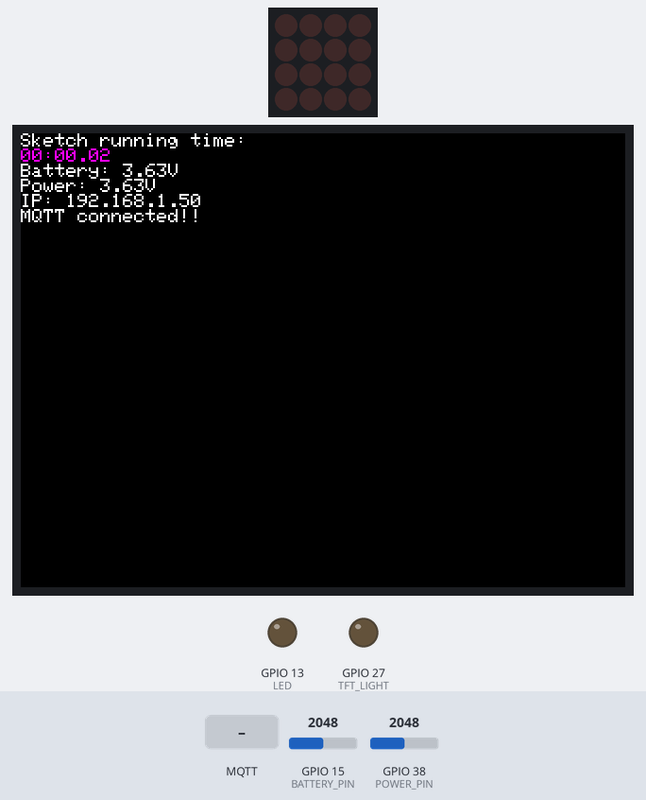
Recording of a sketch running on a simulated ESP32. Parts: 4×4 LED matrix, 320×240 colour display, output pins drawn as LEDs (lit = HIGH). Inputs (shaded band) come from the test bench; at power-on: GPIO 15 (BATTERY_PIN) = 2048, GPIO 38 (POWER_PIN) = 2048. WiFi joins after 1.5 s; servers stay silent unless stated; no MQTT or app messages arrive unless stated; not simulated (calls return 0 or success): Passwords.h; what the sketch prints to the serial monitor is not drawn.

Above: at 4.0 s.
4.1 s: MQTT message "ON" arrives on the third subscribed topic
At 5.8 s:
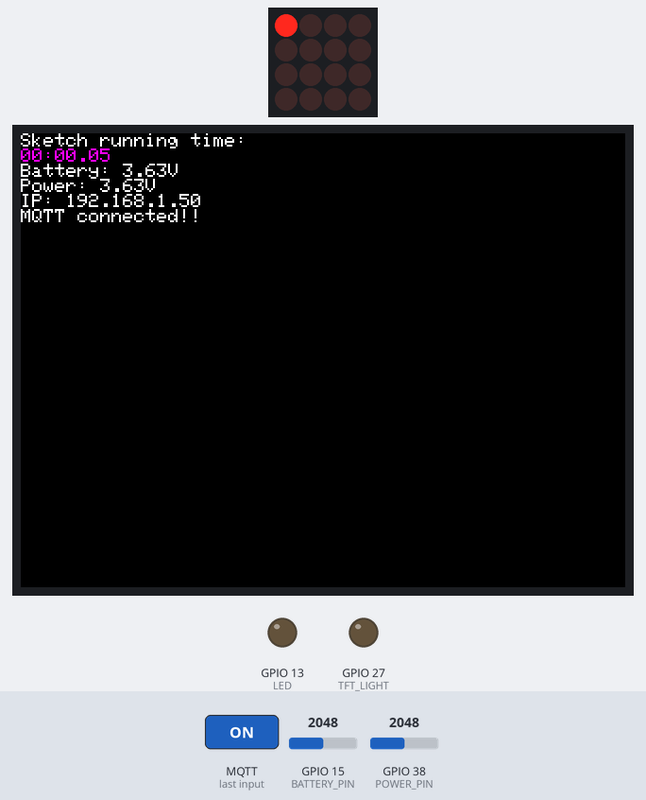
7.1 s: GPIO 15 (BATTERY_PIN) set to 2866
10.1 s: GPIO 38 (POWER_PIN) set to 2866
At 10.9 s:
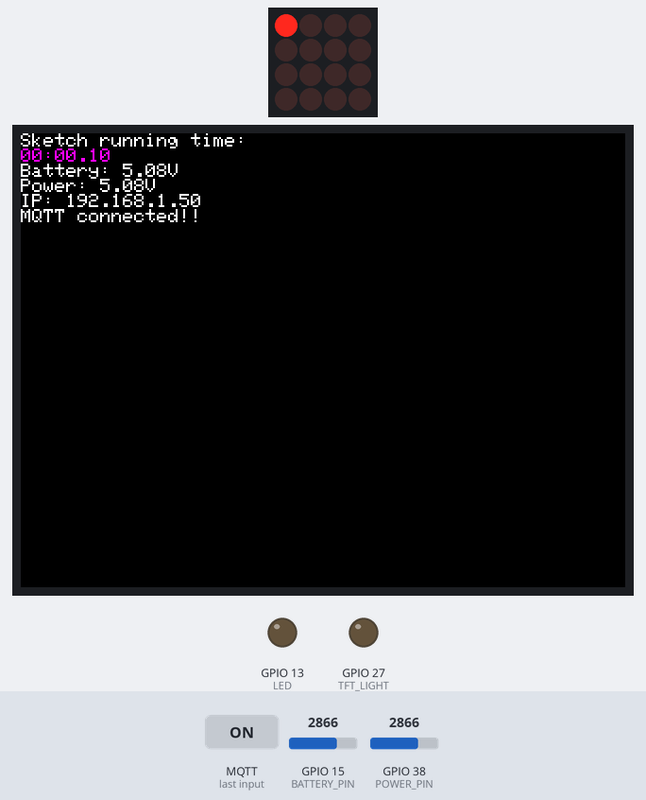
12.6 s: MQTT message "online" arrives on the second subscribed topic
At 13.7 s:
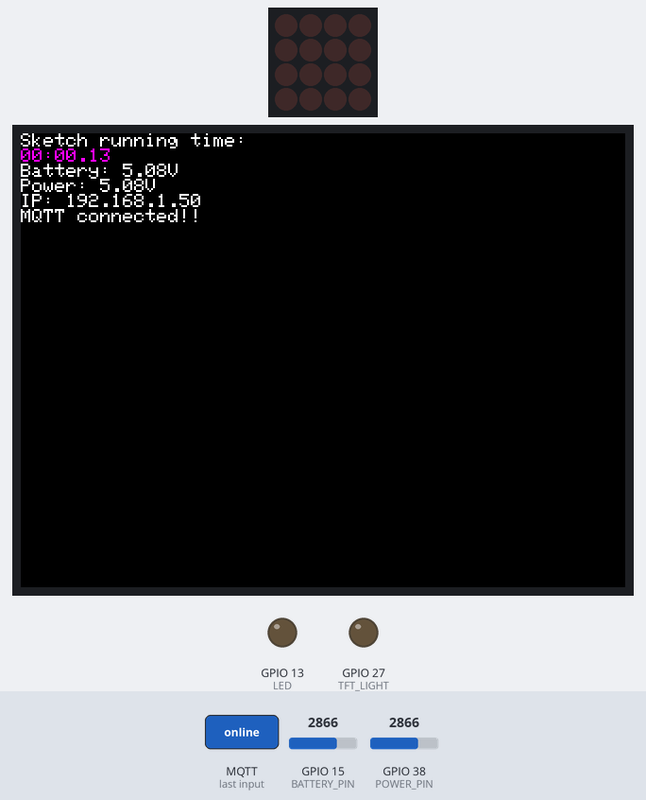
16.7 s: GPIO 15 (BATTERY_PIN) set to 3603
Timing chart, 0 to 19.7 s (numbered marks = the images above; inputs shaded):
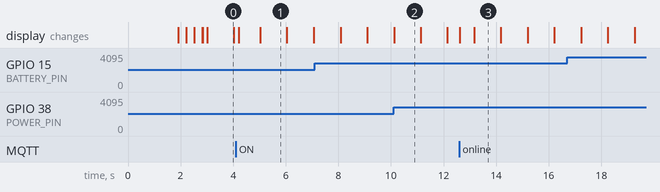

Measured:
- after the input at 4.1 s, the display: first changes after 0.11 s (image 1 shows a later state)
- after the input at 12.6 s, the display: first changes at once (image 3 shows a later state)

The sketch:

mqtt_panel.ino
```cpp
/***************************************************
 *  Agnes' keypad using adafruit's feather ESP32
 ****************************************************/

#define DEBUG
#include <DebugMacros.h>

#include <WiFi.h>

#include <ArduinoOTA.h>

// IMPORTANT: Check if libraries/TFT_eSPI/User_Setup.h didn't change in latest library update

#include <Wire.h>
#include <SPI.h>
#include <Adafruit_Trellis.h>

#include "globals.h"

#define WLAN_WAIKIKI
#include <Passwords.h>

#define NAME  "controller"

// The built in LED
#define LED 13

#define BATTERY_PIN   A13
#define POWER_PIN     A2

#define TFT_LIGHT  27
#define TFT_LIGHT_CHANNEL 0

Adafruit_Trellis matrix0 = Adafruit_Trellis();

// Just one
Adafruit_TrellisSet trellis =  Adafruit_TrellisSet(&matrix0);

// For 1.44" and 1.8" TFT with ST7735 use
TFT_eSPI tft = TFT_eSPI();
TFT_eSprite img = TFT_eSprite(&tft);

#include <PubSubClient.h>

String statusTopic("homeassistant/status");

String discoveryPrefix("homeassistant/");

String componentButtons("binary_sensor/");
String buttonsPrefix = discoveryPrefix + componentButtons + NAME + "/button";

String componentLights("light/");
String lightsPrefix = discoveryPrefix + componentLights + NAME + "/light";

WiFiClient wclient;
PubSubClient client(wclient); // Setup MQTT client

void sendButttonsConfiguration() {
  for (uint8_t i = 0; i < NUM_KEYS; i++) {
    String topic = buttonsPrefix + String(i+1);
    String json = "{\"~\":\"" + topic + "\",\"stat_t\":\"~/state\",\"name\":\"Controller Button " + String(i+1) + "\"}";
    client.publish((topic + "/config").c_str(), json.c_str());
  }
}

void sendLightsConfiguration() {
  String topic = lightsPrefix + "0";
  String json = "{\"~\":\"" + topic + "\",\"cmd_t\":\"~/set\",\"stat_t\":\"~/state\",\"name\":\"Controller Backlight\"}";
  client.publish((topic + "/config").c_str(), json.c_str());
  client.subscribe((topic + "/set").c_str());

  for (uint8_t i = 0; i < NUM_KEYS; i++) {
    String topic = lightsPrefix + String(i+1);
    String json = "{\"~\":\"" + topic + "\",\"cmd_t\":\"~/set\",\"stat_t\":\"~/state\",\"name\":\"Controller LED " + String(i+1) + "\"}";
    client.publish((topic + "/config").c_str(), json.c_str());
    client.subscribe((topic + "/set").c_str());
  }
}

void sendConfiguration() {
  sendButttonsConfiguration();
  sendLightsConfiguration();
}

// Reconnect to client
void reconnect() {
  // Loop until we're reconnected
  if (!client.connected()) {
    D(F("Attempting MQTT connection... "));
    // Attempt to connect
    if (client.connect(NAME, HA_USER, HA_PASS)) {
      client.subscribe(statusTopic.c_str());
      sendConfiguration();
      DL(F("connected"));
    } else {
      DL(F(" failed. Will try again soon"));
    }
  }
}

// Handle incomming messages from the broker
void callback(char* t, byte* p, unsigned int length) {
  String payload;
  String topic(t);

  for (int i = 0; i < length; i++) {
    payload += (char)p[i];
  }

  D(F("Message arrived ["));
  D(topic);
  D(F("] "));
  DL(payload);

  if (topic.startsWith(lightsPrefix)) {
    long led = topic.substring(lightsPrefix.length()).toInt();
    D(F("LED ")); DL(led);
    if (led == 0) {
      switchLight(payload == "ON");
    } else if (led >= 1 && led <= NUM_KEYS) {
      setLED(led - 1, (payload == "ON"));
    }
    String stateTopic = lightsPrefix + String(led) + "/state";
    client.publish(stateTopic.c_str(), payload.c_str());
  } else if (topic == statusTopic && payload == "online") {
    sendConfiguration();
  }
}

void setup() {
  Serial.begin(115200);
  DL(F(NAME));

  pinMode(BATTERY_PIN, INPUT);
  pinMode(POWER_PIN, INPUT);
  pinMode(LED, OUTPUT);
  digitalWrite(LED, LOW);

  Wire.begin();
  Wire.setClock(100000);

  // begin() with the addresses of each panel in order
  trellis.begin(0x70);  // only one
  for (uint8_t i = 0; i < NUM_KEYS; i++) {
    trellis.clrLED(i);
  }
  trellis.writeDisplay();

  tft.init();
  tft.setRotation(3);
  tft.fillScreen(TFT_BLACK);

  img.setColorDepth(8);
  img.createSprite(TFT_WIDTH, TFT_HEIGHT);

  img.setTextColor(TFT_WHITE, TFT_BLACK);
  img.fillSprite(TFT_BLACK);
  img.setCursor(0, 0, 2);
  img.printf("Starting...");
  img.pushSprite(0, 0);

  WiFi.begin(WLAN_SSID, WLAN_PASS);
  int failCount = 0;
  while (WiFi.status() != WL_CONNECTED) {
    delay(500);
    D(F("."));
    if (++failCount > 10) {
      ESP.restart();
    }
  }

  ArduinoOTA.setPort(8266);
  ArduinoOTA.setHostname(NAME);
  ArduinoOTA.begin();

  client.setServer(IPAddress(192, 168, 1, 162), 1883);
  client.setCallback(callback);// Initialize the callback routine

  pinMode(TFT_LIGHT, OUTPUT);

  //setup channel 0 with frequency 312500 Hz
  sigmaDeltaSetup(TFT_LIGHT_CHANNEL, 8096);
  //attach TFT_LIGHT to channel 0
  sigmaDeltaAttachPin(TFT_LIGHT, 0);
  //initialize channel 0 to off
  sigmaDeltaWrite(TFT_LIGHT_CHANNEL, 255);

  // light up all the LEDs in order
  for (uint8_t i = 0; i < NUM_KEYS; i++) {
    trellis.setLED(i);
    trellis.writeDisplay();
    delay(30);
  }
  // then turn them off
  for (uint8_t i = 0; i < NUM_KEYS; i++) {
    trellis.clrLED(i);
    trellis.writeDisplay();
    delay(30);
  }

  DL(F("setup done"));
}

long nextTFTUpdate = 0;
long nextBatteryUpdate = 0;

float battery;
float power;

#define USING_BATTERY  (power < 4.0)

#define MAX_LIGHT_POWER 255
#define MAX_LIGHT_BATTERY 96
#define MAX_LIGHT (USING_BATTERY ? MAX_LIGHT_BATTERY : MAX_LIGHT_POWER)

bool leds[NUM_KEYS];
bool light = true;
bool needTrellisWrite = false;

int8_t keyPressed;
int8_t keyReleased;

void loop() {
  delay(30); // 30ms delay is required, dont remove me!

  bool wifiConnected = WiFi.status() == WL_CONNECTED;
  if (!wifiConnected) {
    DL(F("WiFi not connected!"));
    ESP.restart();
  }

  reconnect();
  client.loop();

  // Formula from http://cuddletech.com/?p=1030
  battery = ((float)(analogRead(BATTERY_PIN)) / 4095) * 2.0 * 3.3 * 1.1;
  power = ((float)(analogRead(POWER_PIN)) / 4095) * 2.0 * 3.3 * 1.1;

  if (millis() > nextBatteryUpdate) {
    nextBatteryUpdate = millis() + 5000;
//    batteryLevel.setValue({.number = battery});
//    powerLevel.setValue({.number = power});
  }

  sigmaDeltaWrite(TFT_LIGHT_CHANNEL, light ? MAX_LIGHT : 0);

  bool hasSwitchChanges = false;
  keyReleased = -1;

  // If a button was just pressed or released...
  if (trellis.readSwitches()) {
    uint8_t presses = 0;
    uint8_t pressed = 0;
    for (uint8_t i = 0; i < NUM_KEYS; i++) {
      if (trellis.justPressed(i)) {
        presses++;
        pressed = i;
      }
    }

    if (presses == 1 && keyPressed == -1) {
      keyPressed = pressed;
      hasSwitchChanges = true;
    } else if (presses == 0 && keyPressed >= 0 && !trellis.isKeyPressed(keyPressed)) {
      hasSwitchChanges = true;
      keyReleased = keyPressed;
      keyPressed = -1;
    }
  }

  if (hasSwitchChanges) {
    for (uint8_t i = 0; i < NUM_KEYS; i++) {
      if (justPressed(i) || justReleased(i)) {
        String topic = buttonsPrefix + String(i+1) + "/state";
        client.publish(topic.c_str(), justPressed(i) ? "ON" : "OFF");
        D(F("Published to ")); DL(topic);
      }
    }
  }

  ArduinoOTA.handle();

//  bool on = ledOn.getValue().boolean;
//  if (on != light) {
//    switchLight();
//  }


  if (needTrellisWrite) {
    for (uint8_t i = 0; i < NUM_KEYS; i++) {
      if (leds[i] && light) {
        trellis.setLED(i);
      } else {
        trellis.clrLED(i);
      }
    }
    // tell the trellis to set the LEDs we requested
    trellis.writeDisplay();
    needTrellisWrite = false;
  }

  if (millis() > nextTFTUpdate) {
    nextTFTUpdate = millis() + 1000;
    img.fillSprite(TFT_BLACK);
    img.setCursor(0, 0, 2);
    img.setTextColor(TFT_WHITE);
    draw();
    img.pushSprite(0, 0);
  }
}

void switchLight() {
  switchLight(!light);
}

void switchLight(bool turnOn) {
  light = turnOn;
  needTrellisWrite = true;
}

void draw() {
  long runningSeconds = millis() / 1000;
  img.setTextFont(1);
  img.setTextColor(TFT_WHITE);
  img.println("Sketch running time:");
  img.setTextColor(TFT_MAGENTA, TFT_BLACK);
  long days = runningSeconds / (24 * 60 * 60);
  if (days > 0) {
    img.printf("%ldd, ", days);
    runningSeconds %= 24 * 60 * 60;
  }
  img.printf("%02ld:", runningSeconds / (60 * 60));
  runningSeconds %= 60 * 60;
  img.printf("%02ld.%02ld\n", runningSeconds / 60, runningSeconds % 60);
  img.setTextColor(TFT_WHITE, TFT_BLACK);

  img.printf("Battery: %.2fV\n", battery);
  img.printf("Power: %.2fV\n", power);

  if (WiFi.isConnected()) {
    img.print("IP: ");
    img.println(WiFi.localIP());
  } else {
    img.println("Disconnected!!");
  }

  img.print("MQTT ");
  if (!client.connected()) {
    img.print("dis");
  }
  img.println("connected!!");
}

void setLED(uint8_t n, bool onOff) {
  if (n >= NUM_KEYS) return;
  if (leds[n] != onOff) {
    leds[n] = onOff;
    needTrellisWrite = true;
  }
}

bool justPressed(uint8_t n) {
  return keyPressed == n;
}

bool justReleased(uint8_t n) {
  return keyReleased == n;
}

void setKeysBrightness(uint8_t brightness) {
  needTrellisWrite = true;
  trellis.setBrightness(brightness);
}

inline void scheduleScreenRefresh() {
  nextTFTUpdate = 0;
}
```

globals.h
```cpp
#include <TFT_eSPI.h>

extern TFT_eSPI tft;
extern TFT_eSprite img;

extern float battery;
extern float power;

// set to however many you're working with here, up to 8
#define NUMTRELLIS 1

#define NUM_KEYS  (NUMTRELLIS * 16)
#define MODE_KEYS (NUM_KEYS - 4)
```
